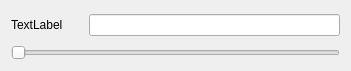
<?xml version="1.0" encoding="UTF-8"?>
<ui version="4.0">
 <class>NumParamWidget</class>
 <widget class="QWidget" name="NumParamWidget">
  <property name="geometry">
   <rect>
    <x>0</x>
    <y>0</y>
    <width>351</width>
    <height>71</height>
   </rect>
  </property>
  <property name="windowTitle">
   <string>Form</string>
  </property>
  <layout class="QVBoxLayout" name="verticalLayout">
   <item>
    <layout class="QHBoxLayout" name="horizontalLayout">
     <item>
      <widget class="QLabel" name="label">
       <property name="text">
        <string>TextLabel</string>
       </property>
      </widget>
     </item>
     <item>
      <spacer name="verticalSpacer">
       <property name="orientation">
        <enum>Qt::Orientation::Vertical</enum>
       </property>
       <property name="sizeHint" stdset="0">
        <size>
         <width>20</width>
         <height>40</height>
        </size>
       </property>
      </spacer>
     </item>
     <item>
      <widget class="QLineEdit" name="lineEdit"/>
     </item>
    </layout>
   </item>
   <item>
    <widget class="QSlider" name="horizontalSlider">
     <property name="orientation">
      <enum>Qt::Orientation::Horizontal</enum>
     </property>
    </widget>
   </item>
  </layout>
 </widget>
 <resources/>
 <connections/>
</ui>
